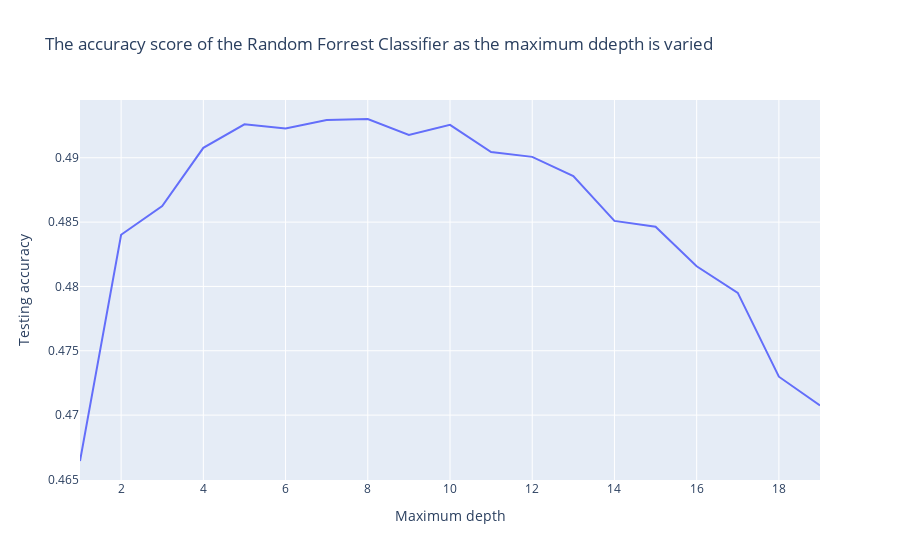

The notebook cell saved with this chart:
### Code cell
px.line(
    x=range(1, len(max_depth_scores_list) + 1),
    y=max_depth_scores_list,
    labels={'x': 'Maximum depth', 'y': 'Testing accuracy'},
    title='The accuracy score of the Random Forrest Classifier as the maximum depth is varied')

### Figure 1 — Plotly figure (JSON) as saved in the notebook; plotly's stock layout.template omitted (floating-point values rounded to 4 significant figures)
{"data": [{"hovertemplate": "Maximum depth=%{x}<br>Testing accuracy=%{y}<extra></extra>", "legendgroup": "", "line": {"color": "#636efa", "dash": "solid"}, "marker": {"symbol": "circle"}, "mode": "lines", "name": "", "orientation": "v", "showlegend": false, "type": "scatter", "x": [1, 2, 3, 4, 5, 6, 7, 8, 9, 10, 11, 12, 13, 14, 15, 16, 17, 18, 19], "xaxis": "x", "y": [0.4664, 0.484, 0.4863, 0.4908, 0.4926, 0.4923, 0.4929, 0.493, 0.4918, 0.4926, 0.4904, 0.4901, 0.4886, 0.4851, 0.4846, 0.4816, 0.4795, 0.473, 0.4707], "yaxis": "y"}], "layout": {"legend": {"tracegroupgap": 0}, "title": {"text": "The accuracy score of the Random Forrest Classifier as the maximum ddepth is varied"}, "xaxis": {"anchor": "y", "domain": [0, 1], "title": {"text": "Maximum depth"}}, "yaxis": {"anchor": "x", "domain": [0, 1], "title": {"text": "Testing accuracy"}}}}
